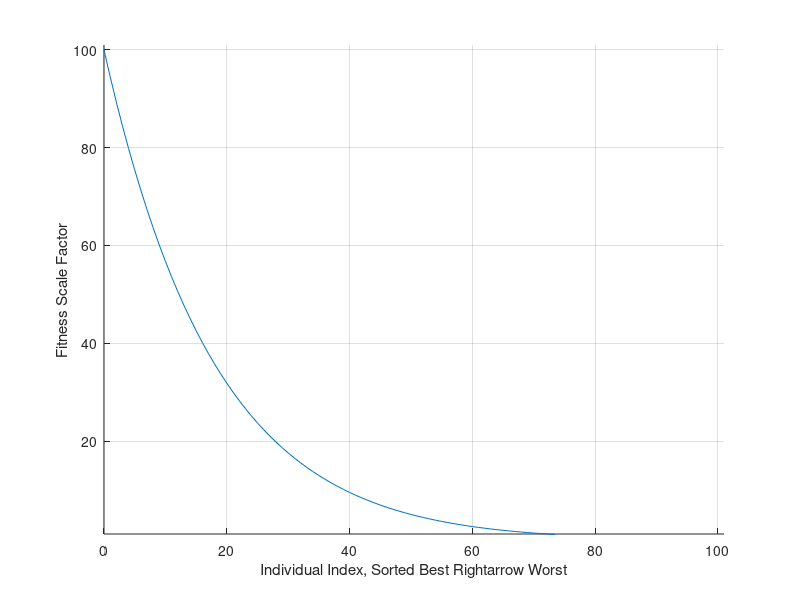

Reproduce this figure in MATLAB.


popFit = 1:-0.01:0;

popFitScaled = popFit .* logspace(2,0,length(popFit));

fitnessList = popFitScaled + 1

% 
Flist = [];
for i = 1:length(popFit)
   val = popFit(i) * 10^(popFit(i)*2) 
   Flist = [Flist, val]; 
end

figure(1)
clf(1)
hold all
% plot(1:-0.01:0, popFitScaled)
plot(0:100, Flist)
ylabel("Fitness Scale Factor")
xlabel("Individual Index, Sorted Best \Rightarrow Worst")
ylim([1,101])
xlim([0,101])
% set(gca,'XTick',[])
grid on